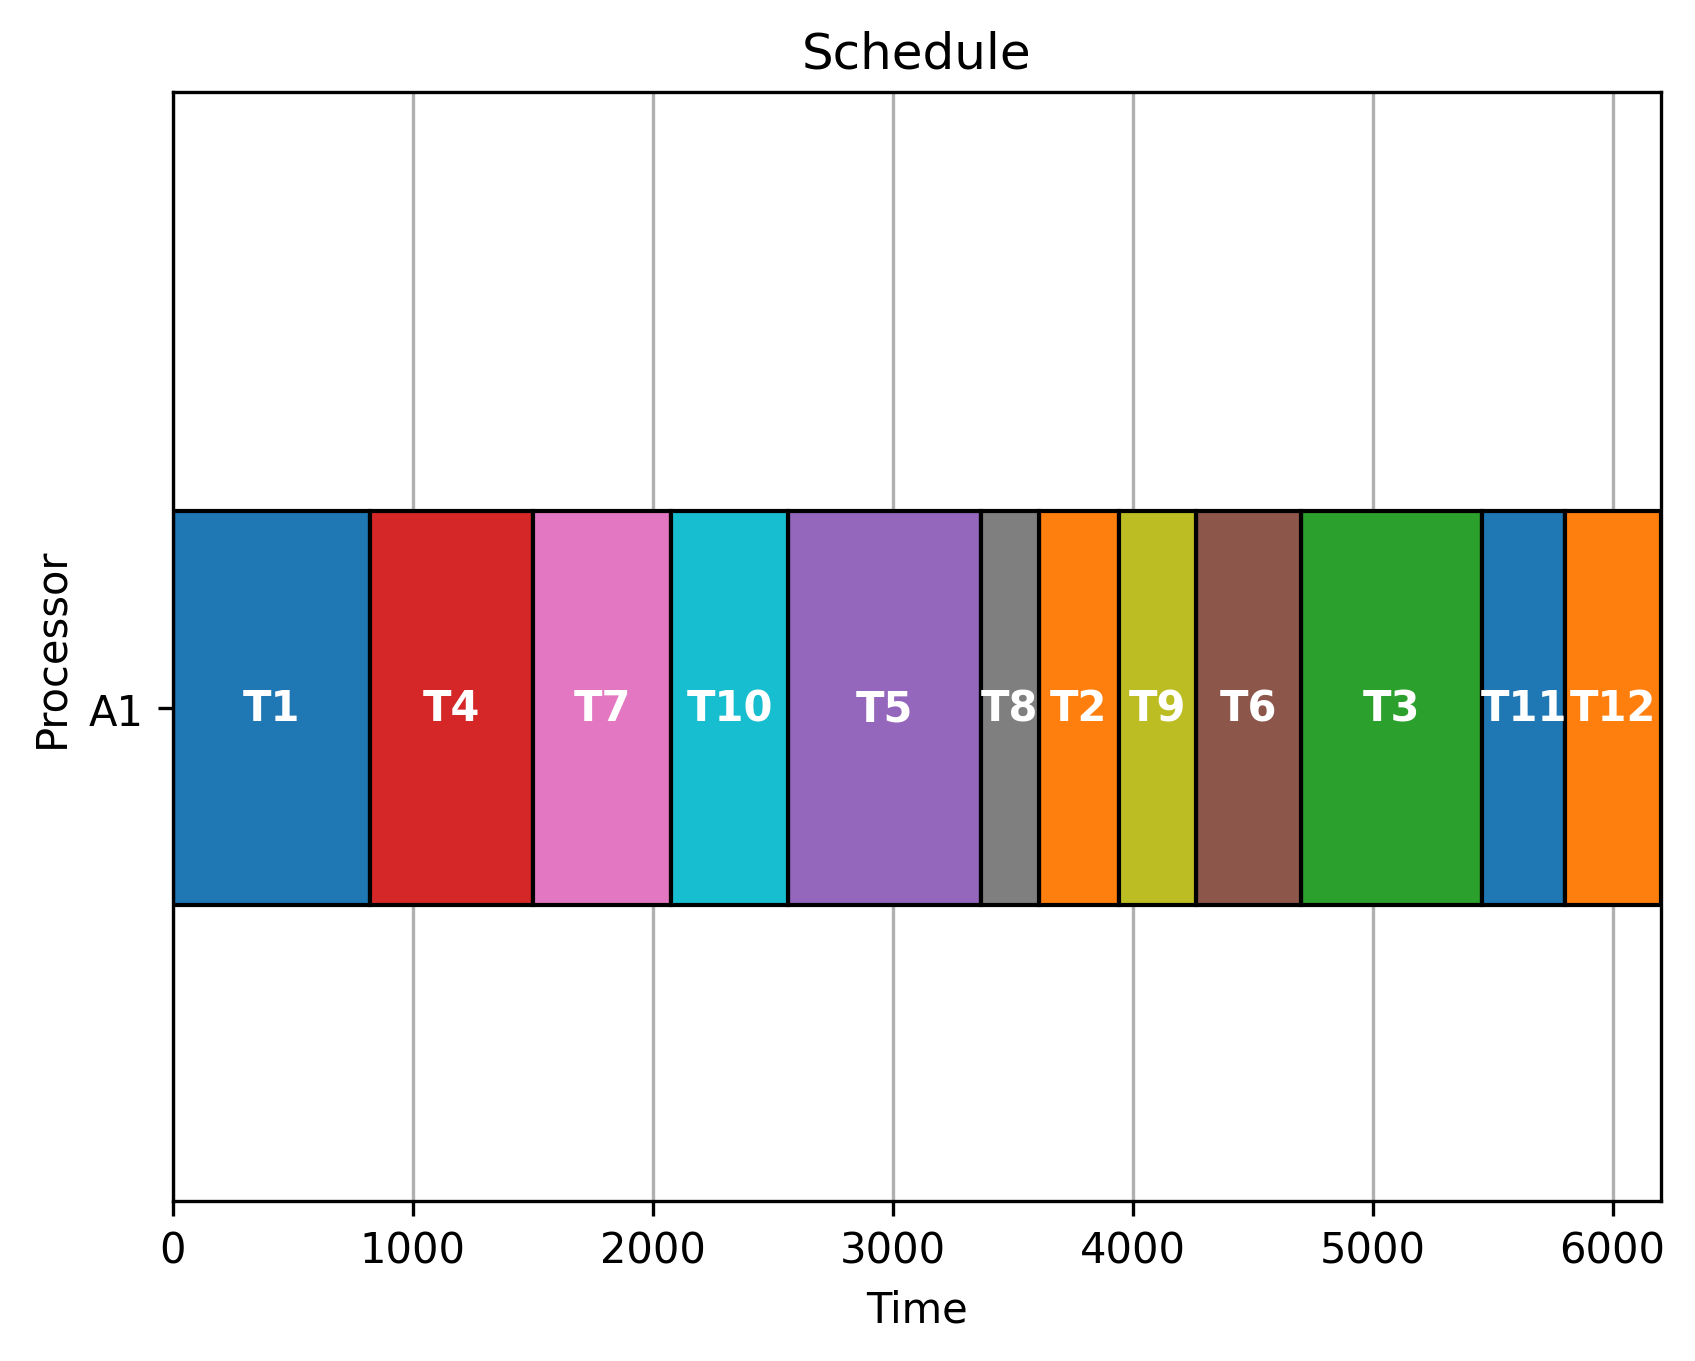

The script that saved this image:
from pulp import *
import matplotlib.pyplot as plt
import matplotlib.patches as patches

def get_cmap(n, name='hsv'):
    return plt.cm.get_cmap(name, n)


if __name__ == '__main__':
    cmap = get_cmap(12 * 2)
    n_a = 1
    n_b = 0
    processors = ["A"+str(i) for i in range(1,1+n_a)] + ["B"+str(i) for i in range(1,1+n_b)]
    tasks = ["T"+str(i) for i in range(1,13)]
    time_costs = [
        [821, 334, 754, 679, 805, 441, 577, 239, 320, 487, 345, 399],
        [576, 297, 567, 362, 339, 267, 409, 197, 239, 765, 498, 274]
    ]
    time_costs_per_processor = [ time_costs[0] if "A" in processor else time_costs[1] for processor in processors ]
    processor = processors[0]
    # Immediate predecessor of each task
    predecesssors = [0, 1, 2, 1, 4, 5, 4, 7, 8, 7, 10, 11, 12]
    # Predecessor of each task
    P = [[] for i in range(len(tasks))]
    Q = [[0 for i in range(len(tasks))] for i in range(len(tasks))]
    for i,task in enumerate(tasks):
        for j,_ in enumerate(tasks):
            if predecesssors[i] == 0:
                P[i].append(0)
                continue
            if predecesssors[i] - 1 == j:
                P[i].append(1)
            else:
                P[i].append(0)
    # All predecessors of each task
    for i in range(len(tasks)):
        for j in range(len(tasks)):
            if P[i][j] == 1:
                Q[i][j] = 1
                for k in range(len(tasks)):
                    if P[j][k] == 1:
                        Q[i][k] = 1

    possible_schedule = [(processor, task) for processor in processors for task in tasks]
    schedule = LpVariable.dicts("schedule", possible_schedule, 0, 1, LpBinary)
        
    starting_times = [LpVariable("T_start" + str(i), 0, None, LpInteger) for i in range(len(tasks))]
    overlapping_jobs = [LpVariable("OJ" + str(i) +'-' + str(j), 0, 1, LpBinary) for i in range(len(tasks)) for j in range(len(tasks))]

    max_makespan = 70000
    makespan = LpVariable("makespan", 0, max_makespan, LpInteger)
    prob = LpProblem("schedule_problem", LpMinimize)

    # Objective funtion
    prob += makespan
    
    # Constraints
    # The makespan is the maximum of all finishing times
    for task in tasks:
        prob += makespan >= starting_times[tasks.index(task)] + time_costs_per_processor[0][tasks.index(task)]

    # Each task is assigned once 
    for task in tasks:
        prob += lpSum([schedule[(processor, task)]]) == 1

    # A task can only be schedule after the end of its predecessor on all processors
    for j, task_j in enumerate(tasks):
        for k, task_k in enumerate(tasks):
            if j == k:
                continue
            if Q[j][k] != 0:
                continue
            prob += schedule[(processor, task_j)] + schedule[(processor, task_k)] + overlapping_jobs[j*len(tasks)+k] + overlapping_jobs[k*len(tasks)+j] <= 3
            prob += starting_times[k] - time_costs_per_processor[0][j] - starting_times[j] >= - max_makespan * overlapping_jobs[j*len(tasks)+k]
            prob += starting_times[k] - time_costs_per_processor[0][j] - starting_times[j] <=  max_makespan * (1 - overlapping_jobs[j*len(tasks)+k])

    # A task can only be schedule after the end of its predecessor on all processors
    for i, task in enumerate(tasks):
        for j, pred in enumerate(tasks):
            if P[i][j] == 0:
                continue
            prob += starting_times[i] >= starting_times[j] + time_costs_per_processor[0][j]
    prob += starting_times[0] == 0

    results = prob.solve()
    status = LpStatus[results]
    print(status)
    print("objective: ", value(prob.objective))
    
    print("starting times: ", [value(starting_times[i]) for i in range(len(tasks))])
    print("makespan: ", value(makespan))
    print("schedule:")
    for processor in processors:
        for task in tasks:
            print(processor, task, value(schedule[(processor, task)]))
            
    # Plot schedule
    fig, ax = plt.subplots()
    ax.set_xlim(0, value(makespan))
    ax.set_ylim(-1, len(processors) + 0.25)
    ax.set_yticks(range(len(processors)))
    ax.set_yticklabels(processors)
    ax.set_xlabel("Time")
    ax.set_ylabel("Processor")
    ax.set_title("Schedule")
    ax.grid(axis='x')
    ax.set_axisbelow(True)

    for task in tasks:
        for processor in processors:
            if value(schedule[(processor, task)]) == 1:
                ax.barh(processors.index(processor),
                        time_costs_per_processor[processors.index(processor)][tasks.index(task)],
                        left=value(starting_times[tasks.index(task)]),
                        edgecolor="black",
                )
                ax.annotate(
                    task,
                    (value(starting_times[tasks.index(task)]) + time_costs_per_processor[processors.index(processor)][tasks.index(task)]/2, processors.index(processor)),
                    color="white",
                    weight="bold",
                    fontsize=10,
                    ha="center",
                    va="center"
                )
    
    fig.savefig("part2.png", dpi=300, bbox_inches="tight")
    plt.show()